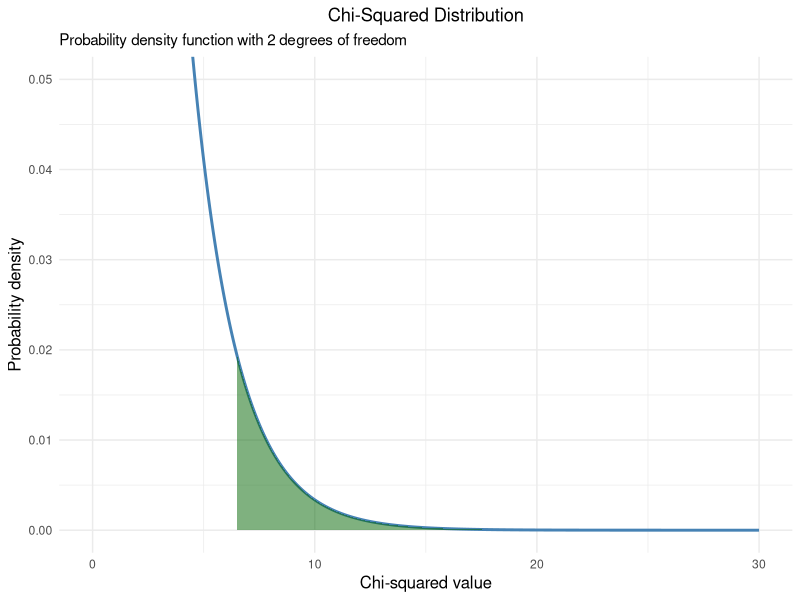

This figure's R source:
## ---- chunk 1
# Load ggplot2
library(ggplot2)

# Define the degrees of freedom
df <- 2

# Create a sequence of x values
x <- seq(0, 30, length.out = 1000)

# Compute the chi-squared density
y <- dchisq(x, df = df)

# Create a data frame
chi_squared_data <- data.frame(x = x, y = y)

# Define the range for highlighting
highlight_data <- subset(chi_squared_data, x >= 6.5 & x <= 20)

# Generate the plot
ggplot(chi_squared_data, aes(x = x, y = y)) +
  geom_line(color = "steelblue", size = 1) + # Line for the density curve
  geom_area(data = highlight_data, aes(x = x, y = y), 
            fill = "darkgreen", alpha = 0.5) + # Highlighted area
  labs(
    title = "Chi-Squared Distribution",
    subtitle = "Probability density function with 2 degrees of freedom",
    x = "Chi-squared value",
    y = "Probability density"
  ) +
  theme_minimal() +
  coord_cartesian(ylim = c(0, 0.05), xlim = c(0, 30)) +
  theme(
    plot.title = element_text(hjust = 0.5),
    axis.title = element_text(size = 12)
  )

## ---- chunk 2
# For a chi-squared test statistic of 6.5 with 2 degrees of freedom
p_value <- 1 - pchisq(6.5, df = 2)

print(p_value) # significant!
